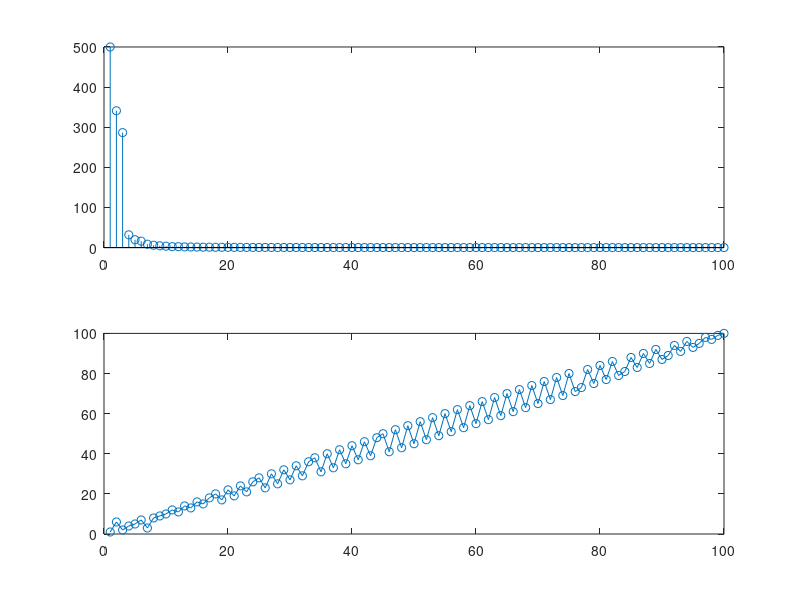
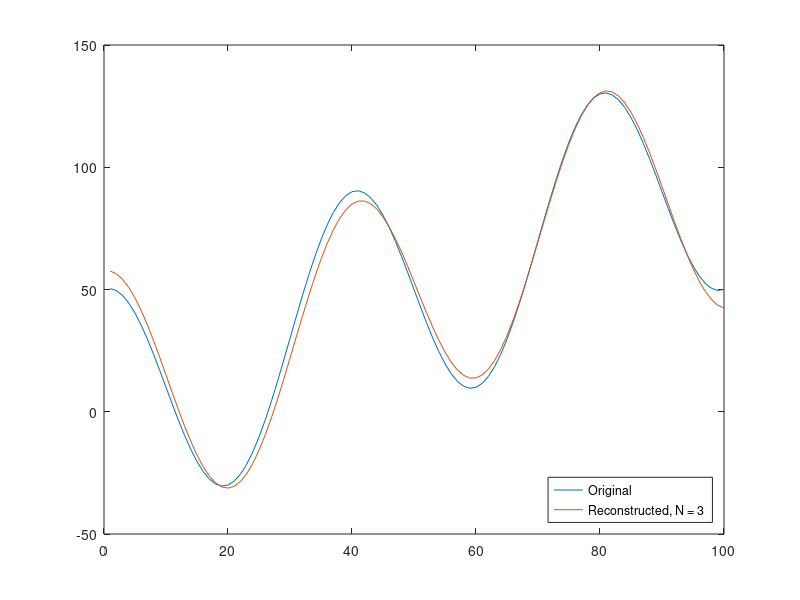

These figures' MATLAB source, in order:
% 9/16/2014
% http://www.mathworks.co.kr/kr/help/signal/ref/dct.html

clc; clear; close all;
x = (1:100) + 50*cos((1:100)*2*pi/40);


%% DCT
X = dct(x);
[XX,ind] = sort(abs(X),'descend');
% ind :  1     6     2     4     5     7     3     8     9    10 


figure;
subplot(2,1,1);
stem(XX);
subplot(2,1,2);
plot(ind,'o-');

%% Find how many DCT coefficients represent 99% of the energy in a sequence.
i = 1;
while norm(X(ind(1:i)))/norm(X)<0.99
   i = i + 1;
end
Needed = i;

%% Reconstruct the signal and compare to the original.

X(ind(Needed+1:end)) = 0;
xx = idct(X);

figure;
plot([x;xx]')
legend('Original',['Reconstructed, N = ' int2str(Needed)], ...
       'Location','SouthEast')
